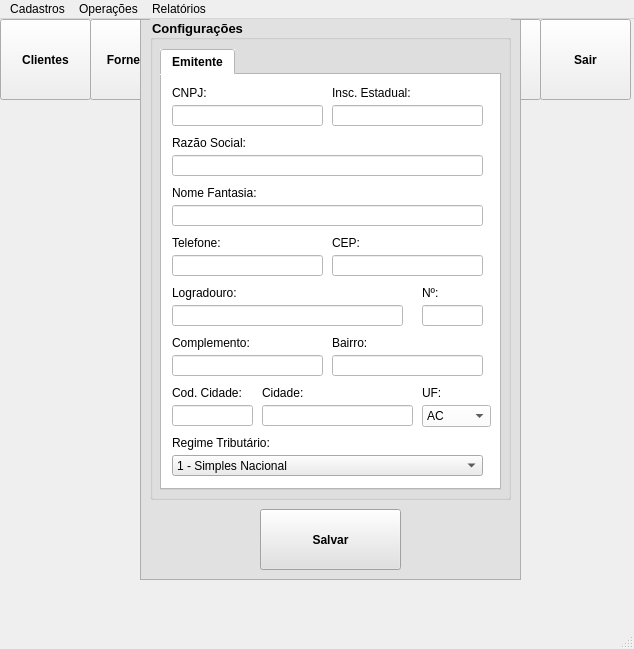
<?xml version="1.0" encoding="UTF-8"?>
<ui version="4.0">
 <class>MainWindow</class>
 <widget class="QMainWindow" name="MainWindow">
  <property name="geometry">
   <rect>
    <x>0</x>
    <y>0</y>
    <width>634</width>
    <height>649</height>
   </rect>
  </property>
  <property name="windowTitle">
   <string>MainWindow</string>
  </property>
  <widget class="QWidget" name="centralwidget">
   <widget class="QToolButton" name="bt_clientes">
    <property name="geometry">
     <rect>
      <x>0</x>
      <y>0</y>
      <width>91</width>
      <height>81</height>
     </rect>
    </property>
    <property name="font">
     <font>
      <weight>75</weight>
      <bold>true</bold>
     </font>
    </property>
    <property name="text">
     <string>Clientes</string>
    </property>
    <property name="icon">
     <iconset>
      <normaloff>icons/iconClientes.png</normaloff>icons/iconClientes.png</iconset>
    </property>
    <property name="iconSize">
     <size>
      <width>50</width>
      <height>50</height>
     </size>
    </property>
    <property name="toolButtonStyle">
     <enum>Qt::ToolButtonTextUnderIcon</enum>
    </property>
   </widget>
   <widget class="QToolButton" name="bt_fornecedores">
    <property name="geometry">
     <rect>
      <x>90</x>
      <y>0</y>
      <width>91</width>
      <height>81</height>
     </rect>
    </property>
    <property name="font">
     <font>
      <weight>75</weight>
      <bold>true</bold>
     </font>
    </property>
    <property name="text">
     <string>Forneced.</string>
    </property>
    <property name="icon">
     <iconset>
      <normaloff>icons/iconFornecedor.png</normaloff>icons/iconFornecedor.png</iconset>
    </property>
    <property name="iconSize">
     <size>
      <width>50</width>
      <height>50</height>
     </size>
    </property>
    <property name="toolButtonStyle">
     <enum>Qt::ToolButtonTextUnderIcon</enum>
    </property>
   </widget>
   <widget class="QToolButton" name="bt_transportadora">
    <property name="geometry">
     <rect>
      <x>180</x>
      <y>0</y>
      <width>91</width>
      <height>81</height>
     </rect>
    </property>
    <property name="font">
     <font>
      <weight>75</weight>
      <bold>true</bold>
     </font>
    </property>
    <property name="text">
     <string>Transport.</string>
    </property>
    <property name="icon">
     <iconset>
      <normaloff>icons/iconTransportador.png</normaloff>icons/iconTransportador.png</iconset>
    </property>
    <property name="iconSize">
     <size>
      <width>50</width>
      <height>50</height>
     </size>
    </property>
    <property name="toolButtonStyle">
     <enum>Qt::ToolButtonTextUnderIcon</enum>
    </property>
   </widget>
   <widget class="QToolButton" name="bt_emissao">
    <property name="geometry">
     <rect>
      <x>270</x>
      <y>0</y>
      <width>91</width>
      <height>81</height>
     </rect>
    </property>
    <property name="font">
     <font>
      <weight>75</weight>
      <bold>true</bold>
     </font>
    </property>
    <property name="text">
     <string>Emissão</string>
    </property>
    <property name="icon">
     <iconset>
      <normaloff>icons/iconNFE.png</normaloff>icons/iconNFE.png</iconset>
    </property>
    <property name="iconSize">
     <size>
      <width>50</width>
      <height>50</height>
     </size>
    </property>
    <property name="toolButtonStyle">
     <enum>Qt::ToolButtonTextUnderIcon</enum>
    </property>
   </widget>
   <widget class="QToolButton" name="bt_produtos">
    <property name="geometry">
     <rect>
      <x>360</x>
      <y>0</y>
      <width>91</width>
      <height>81</height>
     </rect>
    </property>
    <property name="font">
     <font>
      <weight>75</weight>
      <bold>true</bold>
     </font>
    </property>
    <property name="text">
     <string>Produtos</string>
    </property>
    <property name="icon">
     <iconset>
      <normaloff>icons/iconProduto.png</normaloff>icons/iconProduto.png</iconset>
    </property>
    <property name="iconSize">
     <size>
      <width>50</width>
      <height>50</height>
     </size>
    </property>
    <property name="toolButtonStyle">
     <enum>Qt::ToolButtonTextUnderIcon</enum>
    </property>
   </widget>
   <widget class="QToolButton" name="bt_trava">
    <property name="geometry">
     <rect>
      <x>450</x>
      <y>0</y>
      <width>91</width>
      <height>81</height>
     </rect>
    </property>
    <property name="font">
     <font>
      <weight>75</weight>
      <bold>true</bold>
     </font>
    </property>
    <property name="text">
     <string>Trava</string>
    </property>
    <property name="icon">
     <iconset>
      <normaloff>icons/iconTrava.png</normaloff>icons/iconTrava.png</iconset>
    </property>
    <property name="iconSize">
     <size>
      <width>50</width>
      <height>50</height>
     </size>
    </property>
    <property name="toolButtonStyle">
     <enum>Qt::ToolButtonTextUnderIcon</enum>
    </property>
   </widget>
   <widget class="QToolButton" name="bt_sair">
    <property name="geometry">
     <rect>
      <x>540</x>
      <y>0</y>
      <width>91</width>
      <height>81</height>
     </rect>
    </property>
    <property name="font">
     <font>
      <weight>75</weight>
      <bold>true</bold>
     </font>
    </property>
    <property name="text">
     <string>Sair</string>
    </property>
    <property name="icon">
     <iconset>
      <normaloff>icons/iconSair.png</normaloff>icons/iconSair.png</iconset>
    </property>
    <property name="iconSize">
     <size>
      <width>50</width>
      <height>50</height>
     </size>
    </property>
    <property name="toolButtonStyle">
     <enum>Qt::ToolButtonTextUnderIcon</enum>
    </property>
   </widget>
   <widget class="QFrame" name="frameLogin">
    <property name="geometry">
     <rect>
      <x>140</x>
      <y>210</y>
      <width>351</width>
      <height>241</height>
     </rect>
    </property>
    <property name="styleSheet">
     <string notr="true">background-color: rgb(225, 225, 225);</string>
    </property>
    <property name="frameShape">
     <enum>QFrame::StyledPanel</enum>
    </property>
    <property name="frameShadow">
     <enum>QFrame::Raised</enum>
    </property>
    <widget class="QGroupBox" name="gb_login">
     <property name="geometry">
      <rect>
       <x>10</x>
       <y>10</y>
       <width>331</width>
       <height>221</height>
      </rect>
     </property>
     <property name="title">
      <string>Login:</string>
     </property>
     <widget class="QLabel" name="txt_usuario">
      <property name="geometry">
       <rect>
        <x>50</x>
        <y>50</y>
        <width>55</width>
        <height>16</height>
       </rect>
      </property>
      <property name="text">
       <string>Usuário:</string>
      </property>
     </widget>
     <widget class="QLabel" name="txt_senha">
      <property name="geometry">
       <rect>
        <x>50</x>
        <y>100</y>
        <width>55</width>
        <height>16</height>
       </rect>
      </property>
      <property name="text">
       <string>Senha:</string>
      </property>
     </widget>
     <widget class="QLineEdit" name="lb_usuario">
      <property name="geometry">
       <rect>
        <x>110</x>
        <y>40</y>
        <width>141</width>
        <height>31</height>
       </rect>
      </property>
      <property name="styleSheet">
       <string notr="true">background-color: rgb(255, 255, 255);</string>
      </property>
      <property name="maxLength">
       <number>3</number>
      </property>
     </widget>
     <widget class="QLineEdit" name="lb_senha">
      <property name="geometry">
       <rect>
        <x>110</x>
        <y>90</y>
        <width>141</width>
        <height>31</height>
       </rect>
      </property>
      <property name="styleSheet">
       <string notr="true">background-color: rgb(255, 255, 255);</string>
      </property>
      <property name="maxLength">
       <number>10</number>
      </property>
      <property name="echoMode">
       <enum>QLineEdit::Password</enum>
      </property>
     </widget>
     <widget class="QToolButton" name="bt_login">
      <property name="geometry">
       <rect>
        <x>110</x>
        <y>140</y>
        <width>141</width>
        <height>61</height>
       </rect>
      </property>
      <property name="font">
       <font>
        <weight>75</weight>
        <bold>true</bold>
       </font>
      </property>
      <property name="text">
       <string>Login</string>
      </property>
      <property name="icon">
       <iconset>
        <normaloff>icons/iconConfirmar.png</normaloff>icons/iconConfirmar.png</iconset>
      </property>
      <property name="iconSize">
       <size>
        <width>48</width>
        <height>48</height>
       </size>
      </property>
      <property name="toolButtonStyle">
       <enum>Qt::ToolButtonTextBesideIcon</enum>
      </property>
      <property name="arrowType">
       <enum>Qt::NoArrow</enum>
      </property>
     </widget>
    </widget>
   </widget>
   <widget class="QFrame" name="frameConfiguracoes">
    <property name="geometry">
     <rect>
      <x>140</x>
      <y>0</y>
      <width>381</width>
      <height>561</height>
     </rect>
    </property>
    <property name="styleSheet">
     <string notr="true">background-color: rgb(225, 225, 225);</string>
    </property>
    <property name="frameShape">
     <enum>QFrame::StyledPanel</enum>
    </property>
    <property name="frameShadow">
     <enum>QFrame::Raised</enum>
    </property>
    <widget class="QGroupBox" name="gb_configuracoes">
     <property name="geometry">
      <rect>
       <x>10</x>
       <y>0</y>
       <width>361</width>
       <height>481</height>
      </rect>
     </property>
     <property name="font">
      <font>
       <pointsize>10</pointsize>
       <weight>75</weight>
       <bold>true</bold>
      </font>
     </property>
     <property name="title">
      <string>Configurações</string>
     </property>
     <widget class="QTabWidget" name="tb_configuracoes">
      <property name="geometry">
       <rect>
        <x>10</x>
        <y>30</y>
        <width>341</width>
        <height>441</height>
       </rect>
      </property>
      <property name="font">
       <font>
        <weight>75</weight>
        <bold>true</bold>
       </font>
      </property>
      <property name="styleSheet">
       <string notr="true">background-color: rgb(255, 255, 255);</string>
      </property>
      <property name="currentIndex">
       <number>0</number>
      </property>
      <widget class="QWidget" name="tabEmitente">
       <attribute name="title">
        <string>Emitente</string>
       </attribute>
       <widget class="QLabel" name="txt_cnpj">
        <property name="geometry">
         <rect>
          <x>10</x>
          <y>10</y>
          <width>55</width>
          <height>16</height>
         </rect>
        </property>
        <property name="text">
         <string>CNPJ:</string>
        </property>
       </widget>
       <widget class="QLineEdit" name="lb_cnpj">
        <property name="geometry">
         <rect>
          <x>10</x>
          <y>30</y>
          <width>151</width>
          <height>21</height>
         </rect>
        </property>
        <property name="styleSheet">
         <string notr="true">background-color: rgb(255, 255, 255);</string>
        </property>
        <property name="maxLength">
         <number>14</number>
        </property>
        <property name="frame">
         <bool>true</bool>
        </property>
       </widget>
       <widget class="QLabel" name="txt_inscrEstadual">
        <property name="geometry">
         <rect>
          <x>170</x>
          <y>10</y>
          <width>100</width>
          <height>16</height>
         </rect>
        </property>
        <property name="text">
         <string>Insc. Estadual:</string>
        </property>
       </widget>
       <widget class="QLineEdit" name="lb_inscestadual">
        <property name="geometry">
         <rect>
          <x>170</x>
          <y>30</y>
          <width>151</width>
          <height>21</height>
         </rect>
        </property>
        <property name="styleSheet">
         <string notr="true">background-color: rgb(255, 255, 255);</string>
        </property>
        <property name="maxLength">
         <number>12</number>
        </property>
        <property name="frame">
         <bool>true</bool>
        </property>
       </widget>
       <widget class="QLabel" name="txt_razaoSocial">
        <property name="geometry">
         <rect>
          <x>10</x>
          <y>60</y>
          <width>101</width>
          <height>16</height>
         </rect>
        </property>
        <property name="text">
         <string>Razão Social:</string>
        </property>
       </widget>
       <widget class="QLineEdit" name="lb_razaoSocial">
        <property name="geometry">
         <rect>
          <x>10</x>
          <y>80</y>
          <width>311</width>
          <height>21</height>
         </rect>
        </property>
        <property name="styleSheet">
         <string notr="true">background-color: rgb(255, 255, 255);</string>
        </property>
        <property name="text">
         <string/>
        </property>
        <property name="maxLength">
         <number>50</number>
        </property>
        <property name="frame">
         <bool>true</bool>
        </property>
       </widget>
       <widget class="QLineEdit" name="lb_nomeFantasia">
        <property name="geometry">
         <rect>
          <x>10</x>
          <y>130</y>
          <width>311</width>
          <height>21</height>
         </rect>
        </property>
        <property name="styleSheet">
         <string notr="true">background-color: rgb(255, 255, 255);</string>
        </property>
        <property name="maxLength">
         <number>50</number>
        </property>
        <property name="frame">
         <bool>true</bool>
        </property>
       </widget>
       <widget class="QLabel" name="txt_nomeFantasia">
        <property name="geometry">
         <rect>
          <x>10</x>
          <y>110</y>
          <width>101</width>
          <height>16</height>
         </rect>
        </property>
        <property name="text">
         <string>Nome Fantasia:</string>
        </property>
       </widget>
       <widget class="QLineEdit" name="lb_cep">
        <property name="geometry">
         <rect>
          <x>170</x>
          <y>180</y>
          <width>151</width>
          <height>21</height>
         </rect>
        </property>
        <property name="styleSheet">
         <string notr="true">background-color: rgb(255, 255, 255);</string>
        </property>
        <property name="maxLength">
         <number>9</number>
        </property>
        <property name="frame">
         <bool>true</bool>
        </property>
       </widget>
       <widget class="QLabel" name="txt_telefone">
        <property name="geometry">
         <rect>
          <x>10</x>
          <y>160</y>
          <width>55</width>
          <height>16</height>
         </rect>
        </property>
        <property name="text">
         <string>Telefone:</string>
        </property>
       </widget>
       <widget class="QLabel" name="txt_cep">
        <property name="geometry">
         <rect>
          <x>170</x>
          <y>160</y>
          <width>100</width>
          <height>16</height>
         </rect>
        </property>
        <property name="text">
         <string>CEP:</string>
        </property>
       </widget>
       <widget class="QLineEdit" name="lb_telefone">
        <property name="geometry">
         <rect>
          <x>10</x>
          <y>180</y>
          <width>151</width>
          <height>21</height>
         </rect>
        </property>
        <property name="styleSheet">
         <string notr="true">background-color: rgb(255, 255, 255);</string>
        </property>
        <property name="maxLength">
         <number>16</number>
        </property>
        <property name="frame">
         <bool>true</bool>
        </property>
       </widget>
       <widget class="QLabel" name="txt_logradouro">
        <property name="geometry">
         <rect>
          <x>10</x>
          <y>210</y>
          <width>101</width>
          <height>16</height>
         </rect>
        </property>
        <property name="text">
         <string>Logradouro:</string>
        </property>
       </widget>
       <widget class="QLineEdit" name="lb_logradouro">
        <property name="geometry">
         <rect>
          <x>10</x>
          <y>230</y>
          <width>231</width>
          <height>21</height>
         </rect>
        </property>
        <property name="styleSheet">
         <string notr="true">background-color: rgb(255, 255, 255);</string>
        </property>
        <property name="maxLength">
         <number>20</number>
        </property>
        <property name="frame">
         <bool>true</bool>
        </property>
       </widget>
       <widget class="QLabel" name="txt_numero">
        <property name="geometry">
         <rect>
          <x>260</x>
          <y>210</y>
          <width>41</width>
          <height>16</height>
         </rect>
        </property>
        <property name="text">
         <string>Nº:</string>
        </property>
       </widget>
       <widget class="QLineEdit" name="lb_numero">
        <property name="geometry">
         <rect>
          <x>260</x>
          <y>230</y>
          <width>61</width>
          <height>21</height>
         </rect>
        </property>
        <property name="styleSheet">
         <string notr="true">background-color: rgb(255, 255, 255);</string>
        </property>
        <property name="maxLength">
         <number>5</number>
        </property>
        <property name="frame">
         <bool>true</bool>
        </property>
       </widget>
       <widget class="QLineEdit" name="lb_complemento">
        <property name="geometry">
         <rect>
          <x>10</x>
          <y>280</y>
          <width>151</width>
          <height>21</height>
         </rect>
        </property>
        <property name="styleSheet">
         <string notr="true">background-color: rgb(255, 255, 255);</string>
        </property>
        <property name="maxLength">
         <number>15</number>
        </property>
        <property name="frame">
         <bool>true</bool>
        </property>
       </widget>
       <widget class="QLabel" name="txt_complemento">
        <property name="geometry">
         <rect>
          <x>10</x>
          <y>260</y>
          <width>101</width>
          <height>16</height>
         </rect>
        </property>
        <property name="text">
         <string>Complemento:</string>
        </property>
       </widget>
       <widget class="QLabel" name="txt_bairro">
        <property name="geometry">
         <rect>
          <x>170</x>
          <y>260</y>
          <width>100</width>
          <height>16</height>
         </rect>
        </property>
        <property name="text">
         <string>Bairro:</string>
        </property>
       </widget>
       <widget class="QLineEdit" name="lb_endereco">
        <property name="geometry">
         <rect>
          <x>170</x>
          <y>280</y>
          <width>151</width>
          <height>21</height>
         </rect>
        </property>
        <property name="styleSheet">
         <string notr="true">background-color: rgb(255, 255, 255);</string>
        </property>
        <property name="maxLength">
         <number>30</number>
        </property>
        <property name="frame">
         <bool>true</bool>
        </property>
       </widget>
       <widget class="QLineEdit" name="lb_codCidade">
        <property name="geometry">
         <rect>
          <x>10</x>
          <y>330</y>
          <width>81</width>
          <height>21</height>
         </rect>
        </property>
        <property name="styleSheet">
         <string notr="true">background-color: rgb(255, 255, 255);</string>
        </property>
        <property name="maxLength">
         <number>7</number>
        </property>
        <property name="frame">
         <bool>true</bool>
        </property>
       </widget>
       <widget class="QLineEdit" name="lb_cidade">
        <property name="geometry">
         <rect>
          <x>100</x>
          <y>330</y>
          <width>151</width>
          <height>21</height>
         </rect>
        </property>
        <property name="styleSheet">
         <string notr="true">background-color: rgb(255, 255, 255);</string>
        </property>
        <property name="maxLength">
         <number>30</number>
        </property>
        <property name="frame">
         <bool>true</bool>
        </property>
       </widget>
       <widget class="QLabel" name="txt_cidade">
        <property name="geometry">
         <rect>
          <x>100</x>
          <y>310</y>
          <width>111</width>
          <height>16</height>
         </rect>
        </property>
        <property name="text">
         <string>Cidade:</string>
        </property>
       </widget>
       <widget class="QLabel" name="txt_codCidade">
        <property name="geometry">
         <rect>
          <x>10</x>
          <y>310</y>
          <width>81</width>
          <height>16</height>
         </rect>
        </property>
        <property name="text">
         <string>Cod. Cidade:</string>
        </property>
       </widget>
       <widget class="QLabel" name="txt_uf">
        <property name="geometry">
         <rect>
          <x>260</x>
          <y>310</y>
          <width>41</width>
          <height>16</height>
         </rect>
        </property>
        <property name="text">
         <string>UF:</string>
        </property>
       </widget>
       <widget class="QComboBox" name="cb_regimeTributario">
        <property name="geometry">
         <rect>
          <x>10</x>
          <y>380</y>
          <width>311</width>
          <height>21</height>
         </rect>
        </property>
        <property name="styleSheet">
         <string notr="true">background-color: rgb(235, 235, 235);</string>
        </property>
        <item>
         <property name="text">
          <string>1 - Simples Nacional</string>
         </property>
        </item>
        <item>
         <property name="text">
          <string>2 - Simples Nacional, excesso sublimite de receita bruta</string>
         </property>
        </item>
        <item>
         <property name="text">
          <string>3 - Regime Normal</string>
         </property>
        </item>
       </widget>
       <widget class="QLabel" name="txt_regimeTributario">
        <property name="geometry">
         <rect>
          <x>10</x>
          <y>360</y>
          <width>121</width>
          <height>16</height>
         </rect>
        </property>
        <property name="text">
         <string>Regime Tributário:</string>
        </property>
       </widget>
       <widget class="QComboBox" name="comboBox">
        <property name="geometry">
         <rect>
          <x>260</x>
          <y>330</y>
          <width>69</width>
          <height>22</height>
         </rect>
        </property>
        <property name="insertPolicy">
         <enum>QComboBox::InsertAtBottom</enum>
        </property>
        <item>
         <property name="text">
          <string>AC</string>
         </property>
        </item>
        <item>
         <property name="text">
          <string>AL</string>
         </property>
        </item>
        <item>
         <property name="text">
          <string>AP</string>
         </property>
        </item>
        <item>
         <property name="text">
          <string>AM</string>
         </property>
        </item>
        <item>
         <property name="text">
          <string>BA</string>
         </property>
        </item>
        <item>
         <property name="text">
          <string>CE</string>
         </property>
        </item>
        <item>
         <property name="text">
          <string>DF</string>
         </property>
        </item>
        <item>
         <property name="text">
          <string>ES</string>
         </property>
        </item>
        <item>
         <property name="text">
          <string>GO</string>
         </property>
        </item>
        <item>
         <property name="text">
          <string>MA</string>
         </property>
        </item>
        <item>
         <property name="text">
          <string>MT</string>
         </property>
        </item>
        <item>
         <property name="text">
          <string>MS</string>
         </property>
        </item>
        <item>
         <property name="text">
          <string>MG</string>
         </property>
        </item>
        <item>
         <property name="text">
          <string>PA</string>
         </property>
        </item>
        <item>
         <property name="text">
          <string>PB</string>
         </property>
        </item>
        <item>
         <property name="text">
          <string>PR</string>
         </property>
        </item>
        <item>
         <property name="text">
          <string>PE</string>
         </property>
        </item>
        <item>
         <property name="text">
          <string>PI</string>
         </property>
        </item>
        <item>
         <property name="text">
          <string>RJ</string>
         </property>
        </item>
        <item>
         <property name="text">
          <string>RN</string>
         </property>
        </item>
        <item>
         <property name="text">
          <string>RS</string>
         </property>
        </item>
        <item>
         <property name="text">
          <string>RO</string>
         </property>
        </item>
        <item>
         <property name="text">
          <string>RR</string>
         </property>
        </item>
        <item>
         <property name="text">
          <string>SC</string>
         </property>
        </item>
        <item>
         <property name="text">
          <string>SP</string>
         </property>
        </item>
        <item>
         <property name="text">
          <string>SE</string>
         </property>
        </item>
        <item>
         <property name="text">
          <string>TO</string>
         </property>
        </item>
       </widget>
      </widget>
     </widget>
    </widget>
    <widget class="QToolButton" name="bt_salvarConfiguracoes">
     <property name="geometry">
      <rect>
       <x>120</x>
       <y>490</y>
       <width>141</width>
       <height>61</height>
      </rect>
     </property>
     <property name="font">
      <font>
       <weight>75</weight>
       <bold>true</bold>
      </font>
     </property>
     <property name="text">
      <string>Salvar</string>
     </property>
     <property name="icon">
      <iconset>
       <normaloff>icons/iconSalvar.png</normaloff>icons/iconSalvar.png</iconset>
     </property>
     <property name="iconSize">
      <size>
       <width>48</width>
       <height>48</height>
      </size>
     </property>
     <property name="toolButtonStyle">
      <enum>Qt::ToolButtonTextBesideIcon</enum>
     </property>
     <property name="arrowType">
      <enum>Qt::NoArrow</enum>
     </property>
    </widget>
   </widget>
  </widget>
  <widget class="QMenuBar" name="menubar">
   <property name="geometry">
    <rect>
     <x>0</x>
     <y>0</y>
     <width>634</width>
     <height>21</height>
    </rect>
   </property>
   <widget class="QMenu" name="menuCadastros">
    <property name="title">
     <string>Cadastros</string>
    </property>
    <widget class="QMenu" name="menuEstoque">
     <property name="title">
      <string>Estoque</string>
     </property>
     <addaction name="actionProdutos"/>
     <addaction name="actionClassFiscal"/>
     <addaction name="actionSituacaoTributaria"/>
    </widget>
    <addaction name="actionClientes"/>
    <addaction name="actionConfiguracoes"/>
    <addaction name="actionEstados"/>
    <addaction name="actionFornecedores"/>
    <addaction name="menuEstoque"/>
    <addaction name="actionMunicipios"/>
    <addaction name="actionNat_Operacoes"/>
    <addaction name="actionTransportadoras"/>
    <addaction name="actionUsuarios"/>
   </widget>
   <widget class="QMenu" name="menuOperacoes">
    <property name="title">
     <string>Operações</string>
    </property>
    <addaction name="actionGerenciamento"/>
    <addaction name="actionEmissaoNotaFiscal"/>
   </widget>
   <widget class="QMenu" name="menuRelatorios">
    <property name="title">
     <string>Relatórios</string>
    </property>
    <widget class="QMenu" name="menuNotaFiscal">
     <property name="title">
      <string>Nota Fiscal</string>
     </property>
     <addaction name="actionAnalitico"/>
     <addaction name="actionSintetico"/>
    </widget>
    <addaction name="menuNotaFiscal"/>
   </widget>
   <addaction name="menuCadastros"/>
   <addaction name="menuOperacoes"/>
   <addaction name="menuRelatorios"/>
  </widget>
  <widget class="QStatusBar" name="statusbar"/>
  <action name="actionClientes">
   <property name="text">
    <string>Clientes</string>
   </property>
  </action>
  <action name="actionConfiguracoes">
   <property name="text">
    <string>Configurações</string>
   </property>
  </action>
  <action name="actionEstados">
   <property name="text">
    <string>Estados</string>
   </property>
  </action>
  <action name="actionFornecedores">
   <property name="text">
    <string>Fornecedores</string>
   </property>
  </action>
  <action name="actionMunicipios">
   <property name="text">
    <string>Municipios</string>
   </property>
  </action>
  <action name="actionNat_Operacoes">
   <property name="text">
    <string>Nat. Operações</string>
   </property>
  </action>
  <action name="actionTransportadoras">
   <property name="text">
    <string>Transportadoras</string>
   </property>
  </action>
  <action name="actionUsuarios">
   <property name="text">
    <string>Usuários</string>
   </property>
  </action>
  <action name="actionProdutos">
   <property name="text">
    <string>Produtos</string>
   </property>
  </action>
  <action name="actionClassFiscal">
   <property name="text">
    <string>Class. Fiscal</string>
   </property>
  </action>
  <action name="actionGerenciamento">
   <property name="text">
    <string>Gerenciamento</string>
   </property>
  </action>
  <action name="actionEmissaoNotaFiscal">
   <property name="text">
    <string>Emissão Nota Fiscal</string>
   </property>
  </action>
  <action name="actionAnalitico">
   <property name="text">
    <string>Analítico</string>
   </property>
  </action>
  <action name="actionSintetico">
   <property name="text">
    <string>Sintético</string>
   </property>
  </action>
  <action name="actionSituacaoTributaria">
   <property name="text">
    <string>Situação Tributária</string>
   </property>
  </action>
 </widget>
 <resources/>
 <connections>
  <connection>
   <sender>bt_login</sender>
   <signal>clicked()</signal>
   <receiver>frameLogin</receiver>
   <slot>hide()</slot>
   <hints>
    <hint type="sourcelabel">
     <x>330</x>
     <y>416</y>
    </hint>
    <hint type="destinationlabel">
     <x>315</x>
     <y>356</y>
    </hint>
   </hints>
  </connection>
  <connection>
   <sender>bt_trava</sender>
   <signal>clicked()</signal>
   <receiver>frameLogin</receiver>
   <slot>show()</slot>
   <hints>
    <hint type="sourcelabel">
     <x>495</x>
     <y>66</y>
    </hint>
    <hint type="destinationlabel">
     <x>315</x>
     <y>356</y>
    </hint>
   </hints>
  </connection>
  <connection>
   <sender>bt_salvarConfiguracoes</sender>
   <signal>clicked()</signal>
   <receiver>frameConfiguracoes</receiver>
   <slot>hide()</slot>
   <hints>
    <hint type="sourcelabel">
     <x>310</x>
     <y>561</y>
    </hint>
    <hint type="destinationlabel">
     <x>310</x>
     <y>321</y>
    </hint>
   </hints>
  </connection>
  <connection>
   <sender>bt_sair</sender>
   <signal>clicked()</signal>
   <receiver>MainWindow</receiver>
   <slot>close()</slot>
   <hints>
    <hint type="sourcelabel">
     <x>585</x>
     <y>61</y>
    </hint>
    <hint type="destinationlabel">
     <x>603</x>
     <y>324</y>
    </hint>
   </hints>
  </connection>
  <connection>
   <sender>actionConfiguracoes</sender>
   <signal>triggered()</signal>
   <receiver>frameConfiguracoes</receiver>
   <slot>show()</slot>
   <hints>
    <hint type="sourcelabel">
     <x>-1</x>
     <y>-1</y>
    </hint>
    <hint type="destinationlabel">
     <x>330</x>
     <y>321</y>
    </hint>
   </hints>
  </connection>
 </connections>
</ui>
